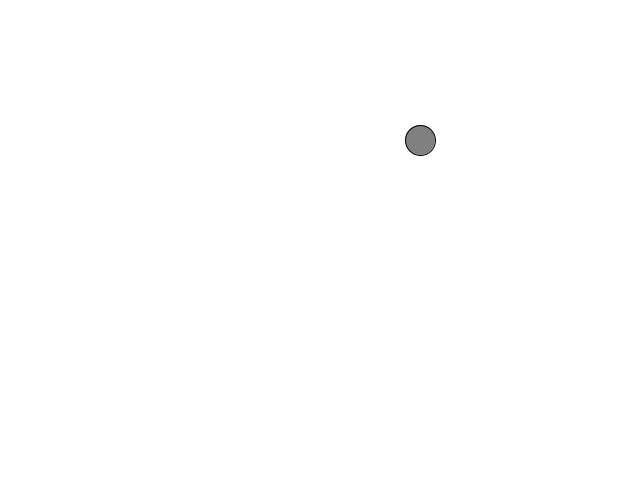
Frame 1 (no input)
Frame 60 (the mouse pressed at the canvas centre just before this capture): identical to frame 1, image omitted
Frame 120 (the mouse held since frame 60 and released just before this capture): identical to frame 1, image omitted

The Processing sketch that drew this single still picture (run headless with seeded random() and noise(); from frame 60 on, the mouse is pressed at the canvas centre):

// Processing sketch: scale
// ── scale.pde

Vector point = new Vector(100, -100);

void setup() {
    
    size(640, 480);   
}

void draw() {
    
    background(255);
    fill(128);
    translate(width / 2, height / 2);
    ellipse(point.x, point.y, 30, 30);
}

void mouseClicked() {
    
    point.scale();
}

// ── vector.pde

class Vector {

    float x;
    float y;

    public Vector(float x, float y) {
        
        this.x = x;
        this.y = y;
    }
    
    //adds a vector (v) to this current vector
    public void add(Vector v) {
    
        this.x = this.x + v.x;
        this.y = this.y + v.y;
    }
    
    public Vector addv(Vector a, Vector b) {
    
        Vector v = new Vector(a.x + b.x, a.y + b.y);
        
        return v;   
    }
    
    //subtracts a vector (v) from this current vector
    public void sub(Vector v) {
        
        this.x = this.x - v.x;
        this.y = this.y - v.y;
    }
    
    public Vector subv(Vector a, Vector b) {
    
        Vector v = new Vector(a.x - b.x, a.y - b.y);
        
        return v;   
    }
    
    //multiply current vector by a number (n)
    public void multi(float n) {
        
        this.x = this.x * n;
        this.y = this.y * n;
    }
    
    //divide current vector by a number (n)
    public void divi(float n) {
        
        this.x = this.x / n;
        this.y = this.y / n;
    }
    
    //calculate magnitude of current vector
    public float mag() {
        
        float c2 = pow(this.x, 2) + pow(this.y, 2); 
        
        return sqrt(c2);
    }
    
    public void normalise() {
    
        float m = mag();
        divi(m);
    }
    
    public void limit(float max) {
           
        if (this.mag() > max) {
        
            float ratio = max / this.mag();
            this.x = this.x * ratio;
            this.y = this.y * ratio; 
        }
    }
    
    public void scale() {
    
        float[][] matrix = {{2, 0},
                          { 0, 2}};
    
        this.x = matrix[0][0] * this.x + matrix[0][1] * this.y;
        this.y = matrix[1][0] * this.x + matrix[1][1] * this.y;

    }
}
